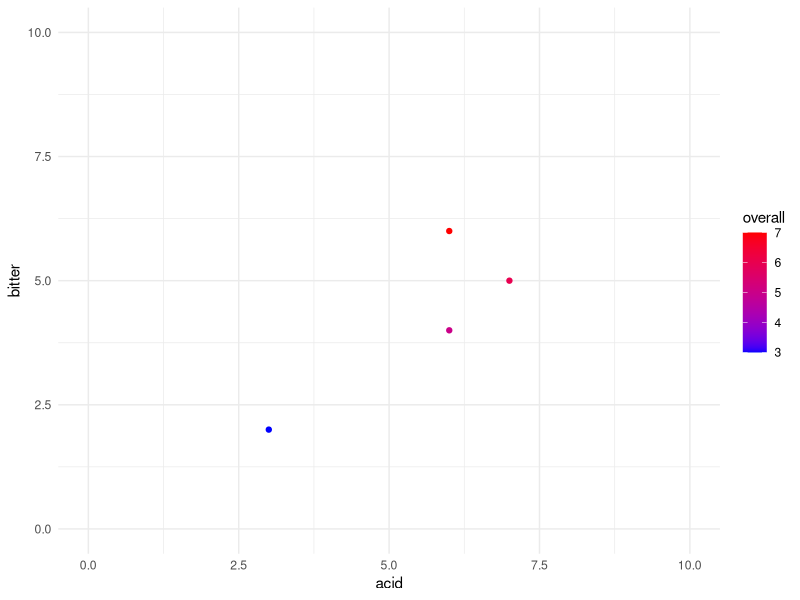

The R script that drew this image:
## ---- chunk 1
library(tidyverse)
theme_set(theme_minimal())
## ---- chunk 2
design <- read.csv('half_factorial_design_four.csv',stringsAsFactors = FALSE)
print(design)
## ---- chunk 3
levels <- read.csv('factor_levels.csv',stringsAsFactors = FALSE)
print(levels)
## ---- chunk 4
design_long <- pivot_longer(design,cols=c(
  'factor_1','factor_2','factor_3','factor_4'
), names_to="factor", values_to = "level")
head(design_long)
## ---- chunk 5
design_levels_long <- design_long %>% inner_join(levels, by = c("factor","level"))
head(design_levels_long)
## ---- chunk 6
design_levels <- pivot_wider(design_levels_long, id_cols='run', names_from = 'variable', values_from = 'value')
print(design_levels)
## ---- chunk 7
results <- read.csv('run_results.csv',stringsAsFactors = FALSE)
results_levels <- results %>% inner_join(design_levels, by= 'run')
str(results_levels)
## ---- chunk 8
ggplot(results_levels,aes(acid,bitter,color=overall))+geom_point()+
  scale_color_gradient(high='red',low='blue')+
  xlim(c(0,10))+ylim(c(0,10))
## ---- chunk 9
summary(lm(overall ~ acid * bitter, data=results_levels))
## ---- chunk 10
acid_main_effects <- lm(acid ~ water_temp + grind_size + grams_coffee + steep_time, data=results_levels)
summary(acid_main_effects)
## ---- chunk 11
bitter_main_effects <- lm(bitter ~ water_temp + grind_size + grams_coffee + steep_time, data=results_levels)
summary(bitter_main_effects)
## ---- chunk 12
overall_main_effects <- lm(overall ~ water_temp + grind_size + grams_coffee + steep_time, data=results_levels)
summary(overall_main_effects)
## ---- chunk 13
overall_model2 <- lm(overall ~ water_temp*grams_coffee + water_temp*steep_time + steep_time*grams_coffee, data=results_levels)
summary(overall_model2)
## ---- chunk 14
overall_model3 <- lm(overall ~ water_temp + grams_coffee + steep_time, data=results_levels)
summary(overall_model3)
